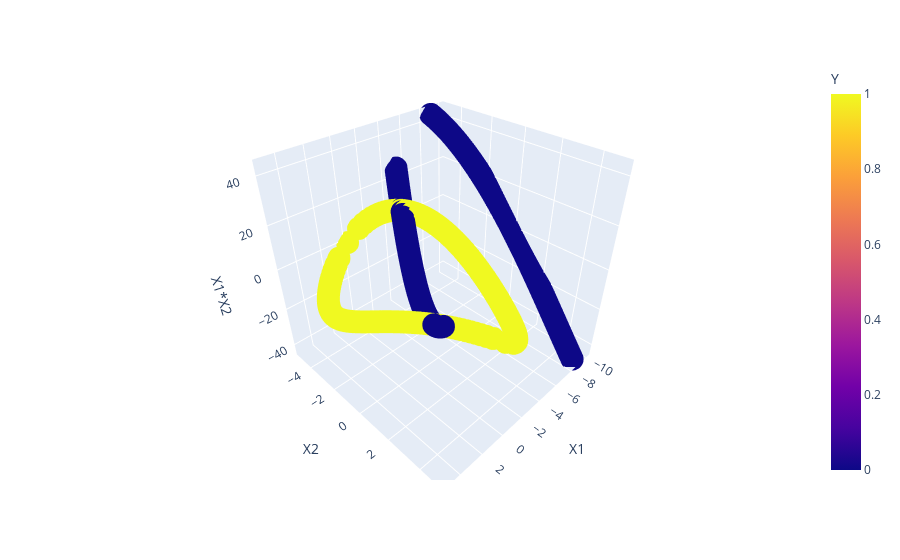

Notebook source saved alongside this figure:
### Markdown cell above
Plot the X1_Square and X2_Square using plotly express

### Code cell
px.scatter_3d(df, x='X1_SQUARE', y='X2_SQUARE', color='Y')
fig.show()

### Figure 1 — Plotly figure (JSON) as saved in the notebook; plotly's stock layout.template omitted (floating-point values rounded to 4 significant figures; data arrays with more than 128 entries replaced by an {"elided": "..."} marker saying what was removed)
{"data": [{"hovertemplate": "X1=%{x}<br>X2=%{y}<br>X1*X2=%{z}<br>Y=%{marker.color}<extra></extra>", "legendgroup": "", "marker": {"color": {"elided": "400 int values"}, "coloraxis": "coloraxis", "symbol": "circle"}, "mode": "markers", "name": "", "scene": "scene", "showlegend": false, "type": "scatter3d", "x": {"elided": "400 float values"}, "y": {"elided": "400 float values"}, "z": {"elided": "400 float values"}}], "layout": {"coloraxis": {"colorbar": {"title": {"text": "Y"}}, "colorscale": [[0, "#0d0887"], [0.1111, "#46039f"], [0.2222, "#7201a8"], [0.3333, "#9c179e"], [0.4444, "#bd3786"], [0.5556, "#d8576b"], [0.6667, "#ed7953"], [0.7778, "#fb9f3a"], [0.8889, "#fdca26"], [1, "#f0f921"]]}, "legend": {"tracegroupgap": 0}, "margin": {"t": 60}, "scene": {"domain": {"x": [0, 1], "y": [0, 1]}, "xaxis": {"title": {"text": "X1"}}, "yaxis": {"title": {"text": "X2"}}, "zaxis": {"title": {"text": "X1*X2"}}}}}
